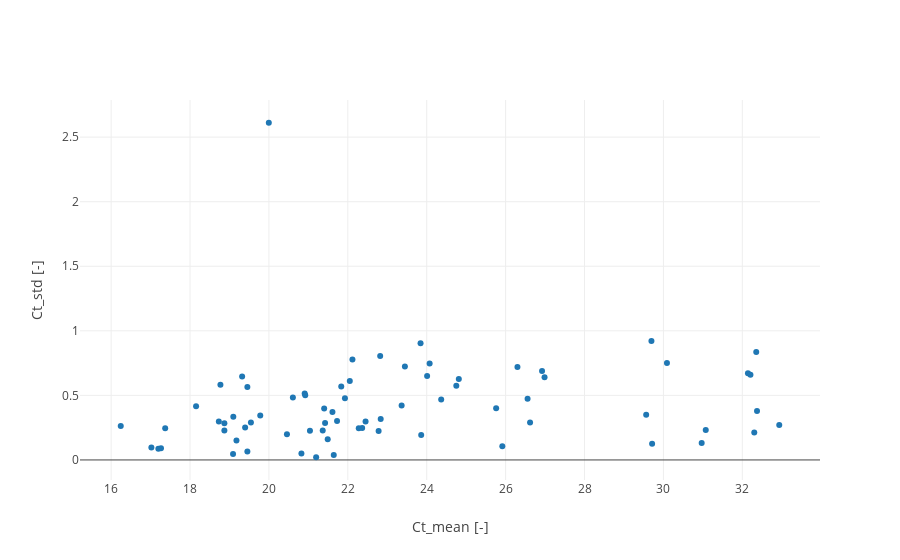

Notebook cell for this chart:
### Markdown cell above
## Have a look on how Ct_mean and Ct_std correlate

### Code cell
py.iplot(pu.scatterplot_from_df(meanCts.reset_index(), "Ct_mean", "Ct_std", nameCols=["Sample", "GOI"]))

### Figure 1 — Plotly figure (JSON) as saved in the notebook; plotly's stock layout.template omitted (floating-point values rounded to 4 significant figures)
{"data": [{"mode": "markers", "name": "", "text": ["Sample: 1, GOI: aor", "Sample: 1, GOI: aor", "Sample: 1, GOI: codh", "Sample: 1, GOI: codh", "Sample: 1, GOI: fdh", "Sample: 1, GOI: fdh", "Sample: 1, GOI: fhs", "Sample: 1, GOI: fhs", "Sample: 1, GOI: gyrA", "Sample: 1, GOI: gyrA", "Sample: 1, GOI: pta", "Sample: 1, GOI: pta", "Sample: 3, GOI: aor", "Sample: 3, GOI: aor", "Sample: 3, GOI: codh", "Sample: 3, GOI: codh", "Sample: 3, GOI: fdh", "Sample: 3, GOI: fdh", "Sample: 3, GOI: fhs", "Sample: 3, GOI: fhs", "Sample: 3, GOI: gyrA", "Sample: 3, GOI: gyrA", "Sample: 3, GOI: pta", "Sample: 3, GOI: pta", "Sample: 5, GOI: aor", "Sample: 5, GOI: aor", "Sample: 5, GOI: codh", "Sample: 5, GOI: codh", "Sample: 5, GOI: fdh", "Sample: 5, GOI: fdh", "Sample: 5, GOI: fhs", "Sample: 5, GOI: fhs", "Sample: 5, GOI: gyrA", "Sample: 5, GOI: gyrA", "Sample: 5, GOI: pta", "Sample: 5, GOI: pta", "Sample: 8, GOI: aor", "Sample: 8, GOI: aor", "Sample: 8, GOI: codh", "Sample: 8, GOI: codh", "Sample: 8, GOI: fdh", "Sample: 8, GOI: fdh", "Sample: 8, GOI: fhs", "Sample: 8, GOI: fhs", "Sample: 8, GOI: gyrA", "Sample: 8, GOI: gyrA", "Sample: 8, GOI: pta", "Sample: 8, GOI: pta", "Sample: 9, GOI: aor", "Sample: 9, GOI: aor", "Sample: 9, GOI: codh", "Sample: 9, GOI: codh", "Sample: 9, GOI: fdh", "Sample: 9, GOI: fdh", "Sample: 9, GOI: fhs", "Sample: 9, GOI: fhs", "Sample: 9, GOI: gyrA", "Sample: 9, GOI: gyrA", "Sample: 9, GOI: pta", "Sample: 9, GOI: pta", "Sample: 11, GOI: aor", "Sample: 11, GOI: aor", "Sample: 11, GOI: codh", "Sample: 11, GOI: codh", "Sample: 11, GOI: fdh", "Sample: 11, GOI: fdh", "Sample: 11, GOI: fhs", "Sample: 11, GOI: fhs", "Sample: 11, GOI: gyrA", "Sample: 11, GOI: gyrA", "Sample: 11, GOI: pta", "Sample: 11, GOI: pta"], "type": "scatter", "uid": "957197eb-8b2e-4d13-8c7e-0f47f4f764ee", "x": [29.56, 29.7, 19.45, 19.45, 22.78, 22.83, 17.26, 17.2, 22.82, 21.73, 19.18, 18.87, 29.71, 30.09, 19.4, 20.61, 22.05, 22.36, 17.02, 17.37, 24.81, 25.92, 20.46, 20.82, 30.97, 32.14, 19.78, 21.93, 22.45, 24.01, 18.15, 18.87, 24.75, 26.56, 21.04, 21.64, 32.3, 32.21, 20.91, 22.28, 23.84, 24.37, 18.73, 19.09, 25.76, 26.99, 21.42, 21.49, 32.37, 32.35, 20.92, 22.12, 23.45, 24.07, 20.0, 18.77, 26.3, 26.62, 21.4, 21.36, 31.07, 32.94, 19.1, 21.61, 21.2, 23.36, 16.24, 19.32, 23.86, 26.92, 19.54, 21.83], "y": [0.3493, 0.9215, 0.06506, 0.5652, 0.2234, 0.3166, 0.09074, 0.08622, 0.8052, 0.3011, 0.1504, 0.2272, 0.1258, 0.7508, 0.2515, 0.4827, 0.6122, 0.247, 0.09644, 0.2464, 0.6261, 0.106, 0.1986, 0.04933, 0.1311, 0.671, 0.3439, 0.4782, 0.2987, 0.6509, 0.4159, 0.2848, 0.5751, 0.4743, 0.2254, 0.03786, 0.2122, 0.6606, 0.5139, 0.2454, 0.904, 0.4688, 0.2982, 0.04583, 0.3996, 0.6395, 0.2854, 0.1609, 0.3798, 0.8361, 0.5003, 0.7773, 0.7234, 0.7477, 2.612, 0.5828, 0.719, 0.2893, 0.3984, 0.2285, 0.2316, 0.2715, 0.335, 0.3716, 0.02082, 0.4219, 0.2635, 0.6458, 0.1931, 0.6888, 0.2899, 0.5689]}], "layout": {"xaxis": {"title": {"text": "Ct_mean [-]"}}, "yaxis": {"title": {"text": "Ct_std [-]"}}}}
